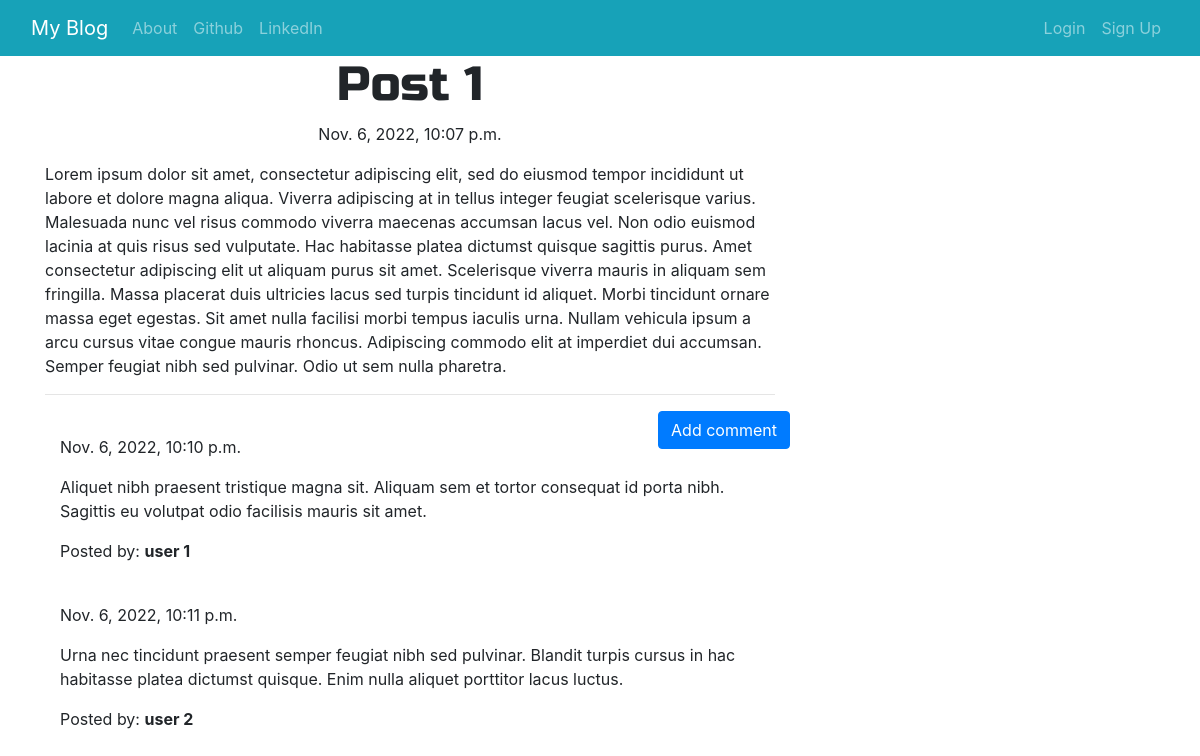
/post/1, run on the app's committed database.
### blog/models.py (models this page shows, shortened)
class Post(models.Model):
    author = models.ForeignKey('auth.User', on_delete=models.CASCADE)
    title = models.CharField(max_length=200)
    text = models.TextField()
    created_date = models.DateTimeField(default=timezone.now)
    published_date = models.DateTimeField(blank=True, null=True)

class Comment(models.Model):
    post = models.ForeignKey('blog.Post', related_name='comments', on_delete=models.CASCADE)
    author = models.CharField(max_length=200)
    text = models.TextField()
    created_date = models.DateTimeField(default=timezone.now)
    approved_comment = models.BooleanField(default=False)

### blog/views.py (the view)
# urls.py: re_path(r'^post/(?P<pk>\d+)$', views.PostDetailView.as_view(), name='post_detail'),
class PostDetailView(DetailView):
    model = Post

### templates/blog/post_detail.html (shortened to what this page needs)
{% extends 'blog/base.html' %}
{% block content %}
    <h1 class='posttitle loader'>{{ post.title }}</h1>
    {% if post.published_date %}
        <div class="date postdate">
            {{ post.published_date }}
        </div>
    {% else %}
        <a class="btn btn-success" href="{% url 'post_publish' pk=post.pk %}">Publish</a>
    {% endif %}
    <p class='postcontent'>{{ post.text|safe|linebreaksbr }}</p>
    <hr>
    <a class="btn btn-primary btn-comment" href="{% url 'add_comment_to_post' pk=post.pk %}">Add comment</a>
    <div class="container">
        {% for comment in post.comments.all %}
            <br>
            {% if user.is_authenticated or comment.approved_comment %}
                {{ comment.created_date }}
                <p>{{ comment.text|safe|linebreaks }}</p>
                <p>Posted by: <strong>{{ comment.author }}</strong></p>
            {% endif %}
        {% empty %}
            <p>No comments posted.</p>
        {% endfor %}
    </div>
{% endblock %}

### blog/static/blog.css (style rules this page uses)
.postdate { text-align: center; }
.posttitle { font-family: 'Russo One', sans-serif; font-size: 3em; text-align: center; }
.postcontent { font-family: 'Montserrat'; font-size: 1.5em; }
.btn-comment { position: absolute; right: 0; }

### data on the page
Post: title "Post 1", published_date "Nov. 6, 2022, 10:07 p.m.", text "Lorem ipsum dolor sit amet, consectetur adipiscing elit, sed do eiusmod tempor incididunt ut labore et dolore magna aliqua. Viverra adipiscing at in tellus integer feugiat scelerisque varius. Malesuada nunc vel risus commodo viverra maecenas accumsan lacus vel. Non odio euismod lacinia at quis risus sed vulputate. Hac habitasse platea dictumst quisque sagittis purus. Amet consectetur adipiscing elit ut aliquam purus sit amet. Scelerisque viverra mauris in aliquam sem fringilla. Massa placerat duis ultricies lacus sed turpis tincidunt id aliquet. Morbi tincidunt ornare massa eget egestas. Sit amet nulla facilisi morbi tempus iaculis urna. Nullam vehicula ipsum a arcu cursus vitae congue…"
Comment: created_date "Nov. 6, 2022, 10:10 p.m.", text "Aliquet nibh praesent tristique magna sit. Aliquam sem et tortor consequat id porta nibh. Sagittis eu volutpat odio facilisis mauris sit amet.", author "user 1"
Comment: created_date "Nov. 6, 2022, 10:11 p.m.", text "Urna nec tincidunt praesent semper feugiat nibh sed pulvinar. Blandit turpis cursus in hac habitasse platea dictumst quisque. Enim nulla aliquet porttitor lacus luctus.", author "user 2"
